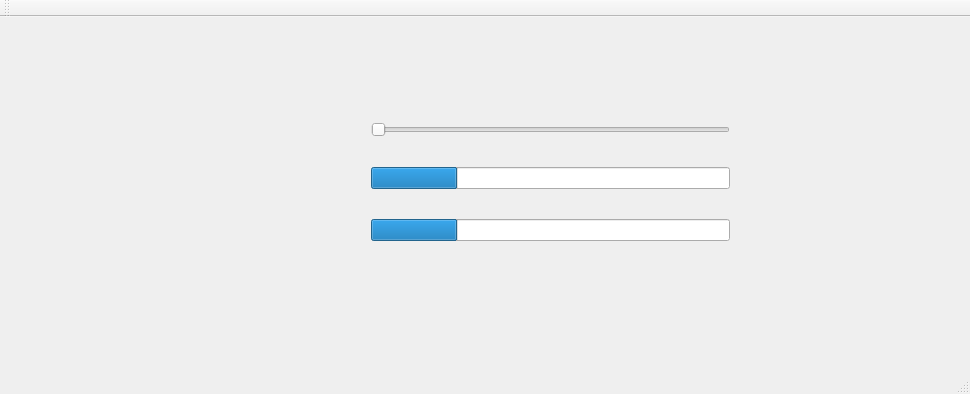
<?xml version="1.0" encoding="UTF-8"?>
<ui version="4.0">
 <class>MainWindow</class>
 <widget class="QMainWindow" name="MainWindow">
  <property name="geometry">
   <rect>
    <x>0</x>
    <y>0</y>
    <width>970</width>
    <height>394</height>
   </rect>
  </property>
  <property name="windowTitle">
   <string>MainWindow</string>
  </property>
  <widget class="QWidget" name="centralWidget">
   <widget class="QWidget" name="">
    <property name="geometry">
     <rect>
      <x>360</x>
      <y>70</y>
      <width>381</width>
      <height>191</height>
     </rect>
    </property>
    <layout class="QVBoxLayout" name="verticalLayout">
     <item>
      <widget class="QSlider" name="horizontalSlider">
       <property name="orientation">
        <enum>Qt::Horizontal</enum>
       </property>
      </widget>
     </item>
     <item>
      <widget class="QProgressBar" name="progressBar1">
       <property name="value">
        <number>24</number>
       </property>
       <property name="textVisible">
        <bool>false</bool>
       </property>
      </widget>
     </item>
     <item>
      <widget class="QProgressBar" name="progressBar2">
       <property name="value">
        <number>24</number>
       </property>
       <property name="textVisible">
        <bool>false</bool>
       </property>
      </widget>
     </item>
    </layout>
   </widget>
  </widget>
  <widget class="QMenuBar" name="menuBar">
   <property name="geometry">
    <rect>
     <x>0</x>
     <y>0</y>
     <width>970</width>
     <height>21</height>
    </rect>
   </property>
  </widget>
  <widget class="QToolBar" name="mainToolBar">
   <attribute name="toolBarArea">
    <enum>TopToolBarArea</enum>
   </attribute>
   <attribute name="toolBarBreak">
    <bool>false</bool>
   </attribute>
  </widget>
  <widget class="QStatusBar" name="statusBar"/>
 </widget>
 <layoutdefault spacing="6" margin="11"/>
 <resources/>
 <connections/>
</ui>
